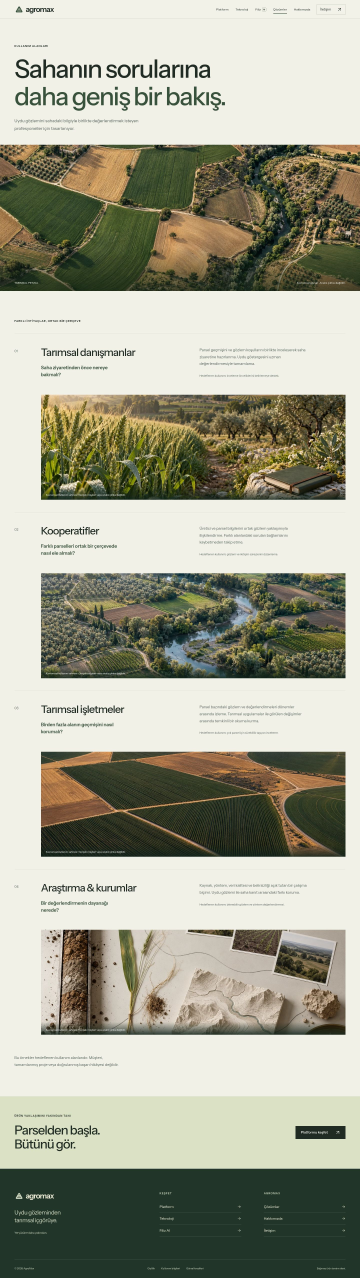
#> input picture docs/revision1/review/cozumler-1440-before.jpg, 1440 x 5111 px, given in place of home-1440-before.jpg, which was not available (shown at 1/4 size)
$ python revision1_review.py
#> lines starting #> are read from the running program, lines starting #| are printed output that depends on the picture
"""Side-by-side actual browser captures. This only packages QA evidence."""
from pathlib import Path
from PIL import Image,ImageOps,ImageDraw
P=Path(__file__).resolve().parents[1];R=P/'docs/revision1/review'
for route in ['home','platform','teknoloji','filiz','cozumler','hakkimizda','iletisim']:
 for width in [1440,390]:
  images=[]
  for version in ['before','after']:
   im=Image.open(R/f'{route}-{width}-{version}.jpg').convert('RGB');im.thumbnail((700,20000));images.append(im)
#> further down, im is the input picture: PIL image 1440x5111 RGB; mean R, G, B 165, 165.4, 147.8
  canvas=Image.new('RGB',(1440,max(x.height for x in images)+45),'#efefe5');d=ImageDraw.Draw(canvas)
#> after `canvas = Image.new('RGB', (1440, max((x.height for x in images)) + 45)`:
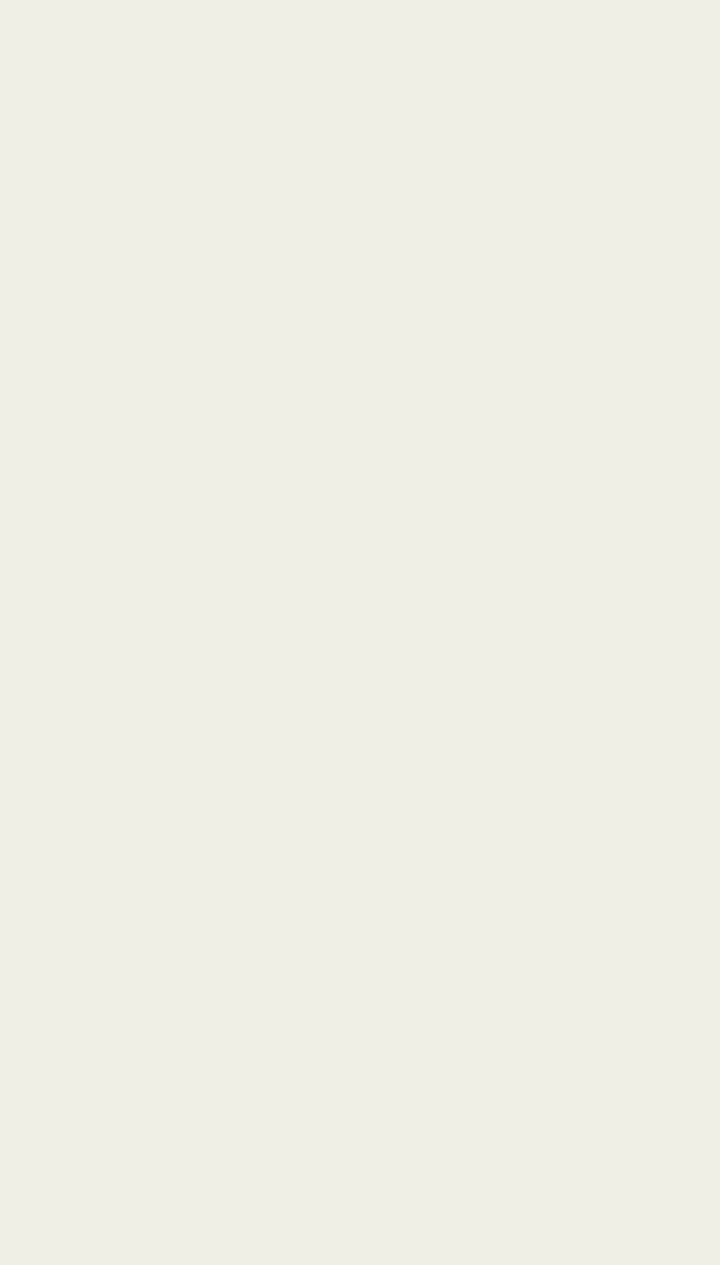
#> canvas: PIL image 1440x2530 RGB (shown at 1/2 size); mean R, G, B 239, 239, 229
  for i,im in enumerate(images):canvas.paste(im,(i*720,40));d.text((i*720+12,13),('BEFORE / 105b3df' if i==0 else 'AFTER / PREMIUM MEDIA REVISION')+f' / {route} / {width}px',fill='#142d22')
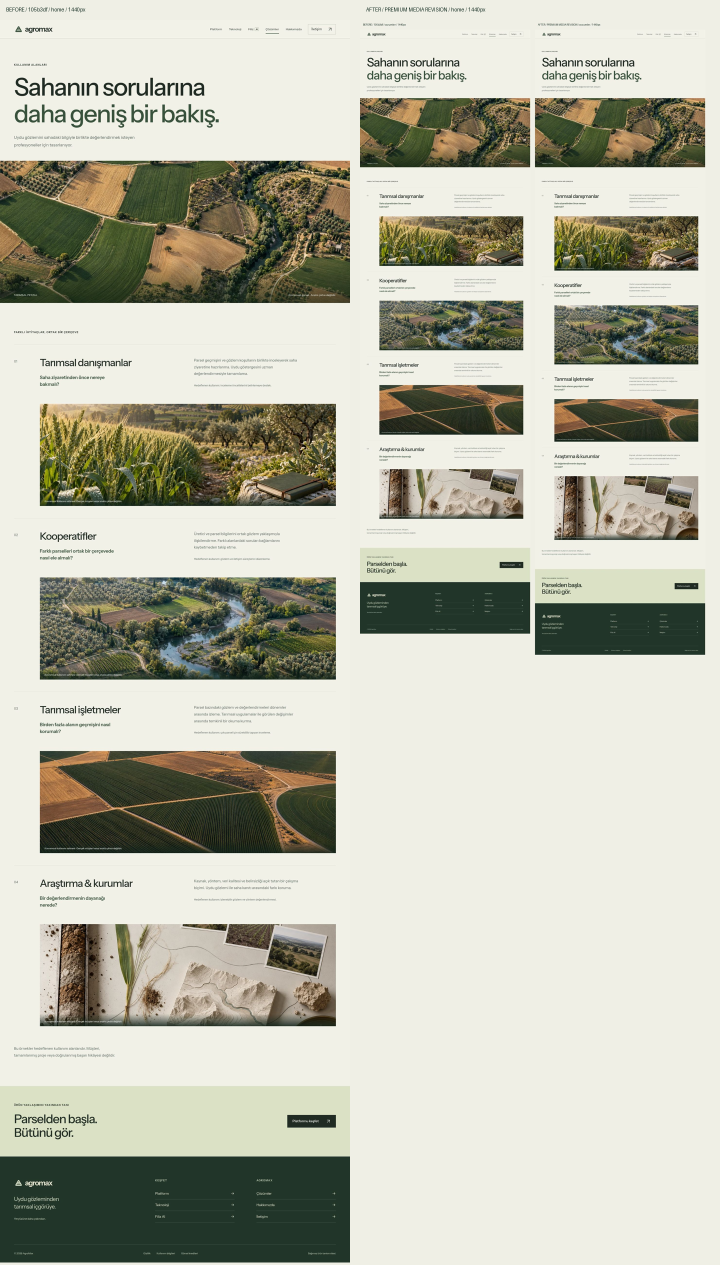
#> canvas: PIL image 1440x2530 RGB (shown at 1/2 size); mean R, G, B 186.6, 186.9, 171.5
#> (the run stopped early here; a loop or call above may not have finished)
